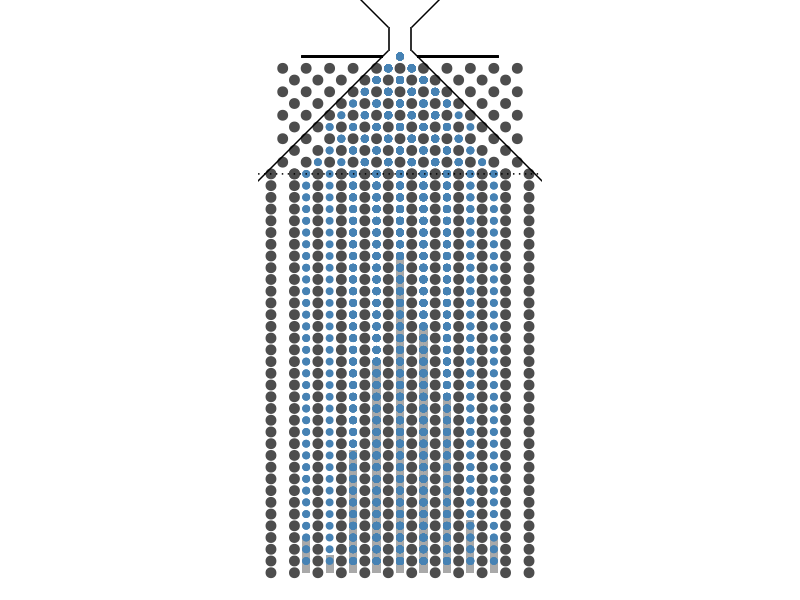

The R source for this figure:
## ---- chunk 1
library(tidyverse)
# options(gganimate.nframes = 400, scipen = 10)

## 설정 --------------
n <- 70  # number of ball bearnings 
stop_level <- 10 # number of perturbation levels 
                # make it an even number
levels <- 44 # greater than stop_levels

## 데이터셋 -----------
set.seed(2019)
ball_bearings <- crossing(unit_id = 1:n, 
                          level = 1:levels - 1) %>% 
  mutate(perturbation =     # moves
           sample(c(-1,1),  # left or right
                  n(), # each ball at each level 
                  replace = T)) %>%
  group_by(unit_id) %>% # operations on each ball
  mutate(perturbation = 
           ifelse(row_number() == 1, 
                  yes = 0, # start centered
                  no = perturbation)) %>% 
  # each ball should release one at a time
  mutate(time = # displacing them in time w/ 
           row_number() + 
           # using unit id
           unit_id * 3 - 1) %>% 
  filter(time > 0) %>% 
  mutate(x_position = # we get the x position
           # by summing the cumulative distributions
           cumsum(perturbation)) %>% 
  # if ball is beyond the perturbation levels
  mutate(x_position = # we overwrite the x position
           ifelse(level <= stop_level,
                  yes = x_position, 
                  no = NA)) %>% 
  # then fill in with the last x position
  fill(x_position) %>% 
  ungroup()

## 최종 관측점----------
ball_bearings %>% 
  filter(level == (levels - 1) ) %>% 
  rename(final_time = time) %>% 
  crossing(time = as.numeric(1:max(ball_bearings$time))) %>% 
  group_by(time, x_position) %>% 
  summarise(x_position_count = sum(time > final_time)) ->
ball_bearings_collect


## 갤톤 상자
pegs <- crossing(unit_id = -stop_level:stop_level, 
                 level = 1:stop_level) %>% 
  mutate(transparent = 
           (unit_id + level) %% 2) 
# Lets make walls
walls <- crossing(unit_id = 
           -(stop_level + 1):(stop_level + 1), 
         level = stop_level:levels) %>% 
  mutate(transparent = 
           unit_id %% 2) 

ball_bearings_size <- 2
peg_size <- 3

## 정적 그래프

galton_static <- ggplot(ball_bearings) +
  aes(y = level) +
  aes(x = x_position) +
  scale_y_reverse() +
  aes(group = unit_id) +
  geom_point(data = walls, 
             aes(x = unit_id, alpha = transparent), 
             col = "grey30", size = peg_size) +
  geom_point(data = pegs, 
             aes(x = unit_id, alpha = transparent), 
             col = "grey30", size = peg_size) +
  geom_segment(x = -sqrt(n), xend = -1.5, 
               y = 0, yend = 0) +
  geom_segment(x = sqrt(n), xend = 1.5, 
               y = 0, yend = 0) +
  geom_abline(intercept = 1.5, 
              slope = -1) +
  geom_abline(intercept = 1.5, 
              slope = 1) +
  annotate(geom = "tile", 
           height = 2, width = 2, 
           x = 0 , y = -1.5) +
  annotate(geom = "tile", 
           height = 2, width = 1.75, 
           x = 0 , y = -1.5, fill = "white") +
  geom_rect(data = ball_bearings_collect,
            mapping = aes(xmin = x_position - .35, 
                          xmax = x_position + .35,
                          ymax = max(ball_bearings$level) + 1 - x_position_count*1.5,
                          ymin = max(ball_bearings$level) + 1,
                          group = x_position, 
                          y = NULL, x = NULL),
            fill = "darkgrey") +
  geom_point(size = ball_bearings_size, 
             col = "steelblue") +
  coord_equal() +
  geom_hline(yintercept = stop_level, 
             linetype = "dotted") +
  scale_alpha_continuous(range = c(0, 1), guide = F) +
  theme_void()

# galton_static

## 애니메이션
# galton_static +  
#   gganimate::transition_time(time = time) + 
#   gganimate::shadow_wake(wake_length = .05) + 
#   gganimate::ease_aes("bounce-in-out") #BREAK
## ---- chunk 2
galton_static
